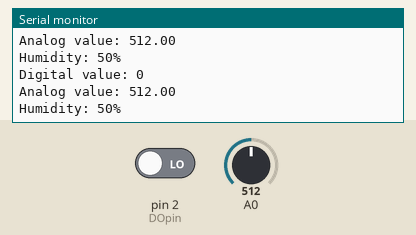
Simulated run of this sketch. Board: Arduino Uno, built with avr-gcc and run on an emulated ATmega328P. On the bench: the last lines printed to the serial monitor. Inputs (shaded band) come from the test bench; at power-on: A0 = 512, pin 2 (DOpin) LOW.

Above: at 1.3 s.
1.4 s: A0 set to 716
At 1.83 s:
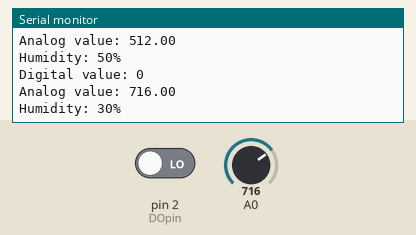
2.9 s: pin 2 (DOpin) driven HIGH
4.4 s: A0 set to 900
At 4.84 s:
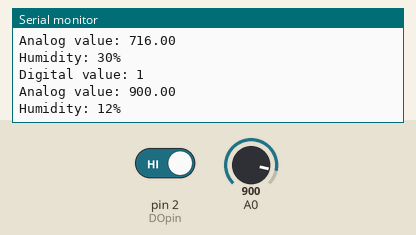
Timing chart, 0 to 7.4 s (numbered marks = the images above; inputs shaded):
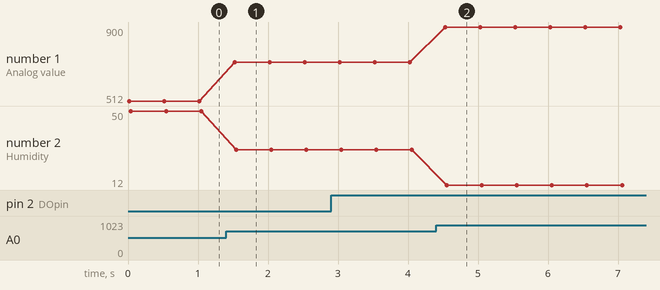

The sketch:

14_soilmoisture_comperator.ino
```cpp
int DOpin = 2;

void setup() {
Serial.begin(9600);
pinMode(DOpin, INPUT);
}

void loop() {
int DO = digitalRead(DOpin);
double sensorValue = analogRead(A0);
int hum = 100 -(sensorValue*100/1024);

Serial.print("Digital value: ");
Serial.println(DO);

Serial.print("Analog value: ");
Serial.println(sensorValue);

Serial.print("Humidity: ");
Serial.print(hum);
Serial.println("%");
delay(500);
}
```

Measured:
- after the input at 1.4 s, the serial monitor: prints a new line after 0.12 s (image 1)
- after the input at 4.4 s, the serial monitor: prints a new line after 0.13 s (image 2)
- plotted number 1: 512 → 716 after the input at 1.4 s, 716 → 900 after the input at 4.4 s
- plotted number 2: 50 → 30 after the input at 1.4 s, 30 → 12 after the input at 4.4 s
